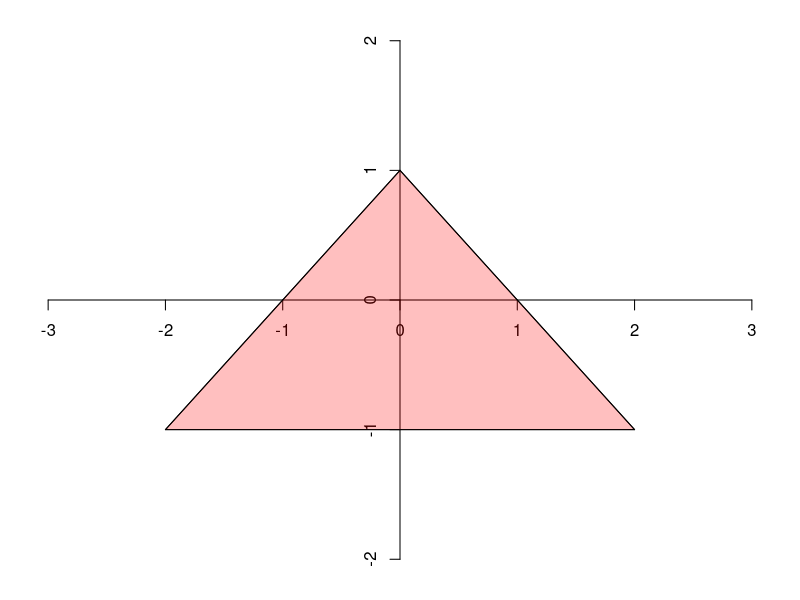

Here is the R script that generated this plot:
## ---- chunk 1
#| echo: false
#| fig-align: center
par(mar = c(1, 1, 1, 1))
plot(0, col = "white", xlim = c(-3, 3), 
     ylim = c(-2, 2), xaxt = "n", yaxt = "n", bty = "n",
     xlab = "", ylab = "")
segments(c(-2, -2, 0), c(-1, -1, 1), c(0, 2, 2), c(1, -1, -1))
axis(1, pos = 0)
axis(2, pos = 0)
polygon(c(-2, 0, 2, 2, 0, -2), c(-1, -1, -1, -1, 1, -1), col = rgb(1, 0, 0, alpha = 0.25))
